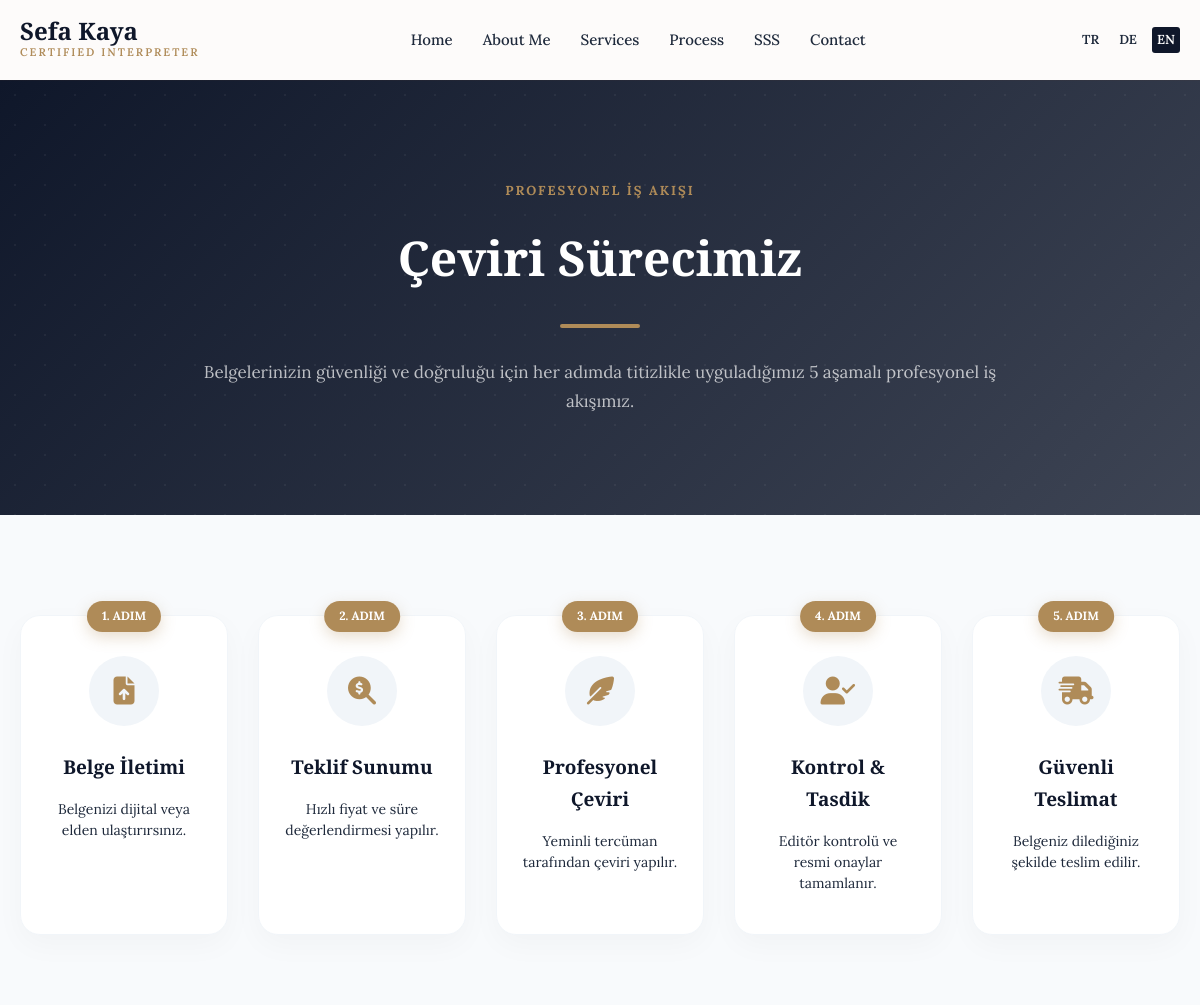
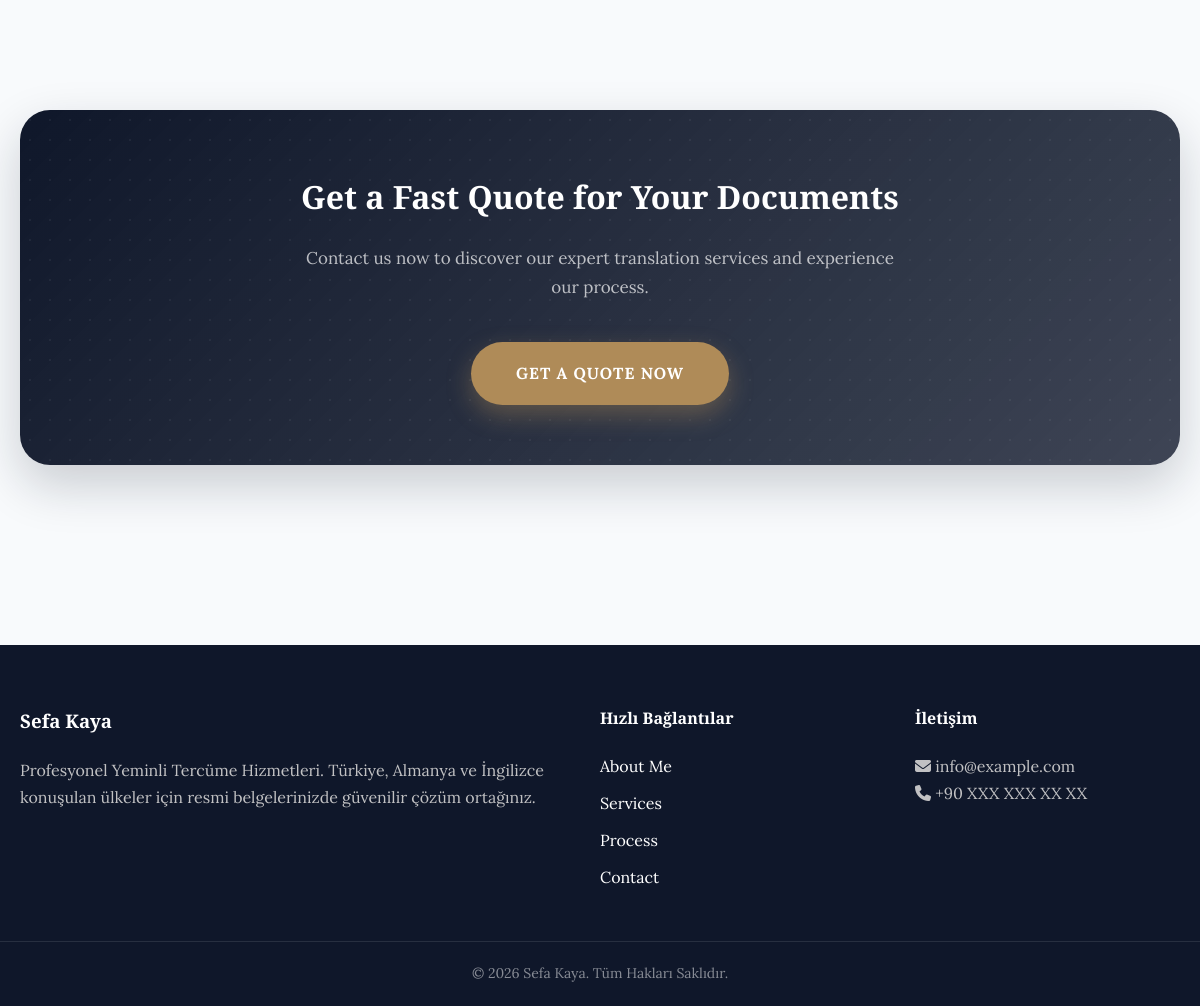
/surec.php?lang=en, run on the app's committed database (2 pictures, top to bottom).
### tables this page shows
CREATE TABLE IF NOT EXISTS languages (
    id INT AUTO_INCREMENT PRIMARY KEY,
    code VARCHAR(10) NOT NULL UNIQUE,
    name VARCHAR(50) NOT NULL,
    is_default TINYINT(1) DEFAULT 0
);

### classes/Language.php (called while the page is built, shortened)
<?php
class Language {
    private $pdo;
    private $current_lang;
    private $translations = [];
    public function __construct($pdo) {
        $this->pdo = $pdo;
        $this->initLanguage();
        $this->loadTranslations();
    }
    private function initLanguage() {
        if (isset($_GET['lang'])) {
            $lang = $_GET['lang'];
        } elseif (isset($_SESSION['lang'])) {
            $lang = $_SESSION['lang'];
        } else {
            $lang = DEFAULT_LANG;
        }
        $stmt = $this->pdo->prepare("SELECT id, code FROM languages WHERE code = ?");
        $stmt->execute([$lang]);
        $row = $stmt->fetch();
        if ($row) {
            $this->current_lang = $row['code'];
        } else {
            $stmt = $this->pdo->prepare("SELECT id, code FROM languages WHERE is_default = 1 LIMIT 1");
            $stmt->execute();
            $default = $stmt->fetch();
            $this->current_lang = $default['code'];
            $this->current_lang_id = $default['id'];
        }
    }
    private function loadTranslations() {
        $stmt = $this->pdo->prepare("
            SELECT t.key, t.value
            FROM translations t
            JOIN languages l ON t.lang_id = l.id
            WHERE l.code = ?
        ");
        $stmt->execute([$this->current_lang]);
        $rows = $stmt->fetchAll();
        foreach ($rows as $row) {
            $this->translations[$row['key']] = $row['value'];
        }
    }
    public function get($key, $default = null) {
        return $this->translations[$key] ?? ($default ?? $key);
    }
    public function getCurrentLang() {
        return $this->current_lang;
    }
}
?>

### surec.php (the view, shortened to what this page needs)
<?php include 'includes/head.php'; ?>
<main style="background: #f8fafc; padding-bottom: 80px;">
    <section class="page-header" style="background: linear-gradient(135deg, var(--primary-color) 0%, rgba(var(--primary-rgb), 0.8) 100%); padding: 100px 0; position: relative; overflow: hidden; text-align: center;">
        <div style="position: absolute; top: 0; left: 0; right: 0; bottom: 0; opacity: 0.05; background-image: radial-gradient(circle, var(--white) 1px, transparent 1px); background-size: 30px 30px;"></div>
        <div class="container" style="position: relative; z-index: 1;">
            <span style="font-size: 13px; font-weight: 700; color: var(--accent-color); text-transform: uppercase; letter-spacing: 2px; display: block; margin-bottom: 15px;"><?php echo __('process_label', 'PROFESYONEL İŞ AKIŞI'); ?></span>
            <h1 style="font-size: 48px; color: var(--white); font-weight: 800; margin-bottom: 25px;"><?php echo __('process_title', 'Çeviri Sürecimiz'); ?></h1>
            <div style="width: 80px; height: 4px; background: var(--accent-color); margin: 0 auto; border-radius: 2px;"></div>
            <p style="max-width: 800px; margin: 30px auto 0; color: rgba(255,255,255,0.7); font-size: 17px; line-height: 1.7;"><?php echo __('process_subtitle', 'Belgelerinizin güvenliği ve doğruluğu için her adımda titizlikle uyguladığımız 5 aşamalı profesyonel iş akışımız.'); ?></p>
        </div>
    </section>
    <section class="section" style="padding: 100px 0;">
        <div class="container">
            <div class="process-grid" style="
                display: grid;
                grid-template-columns: repeat(auto-fit, minmax(200px, 1fr));
                gap: 30px;
                justify-content: center;
            ">
                <?php
                $steps = [
                    [
                        'id' => 1,
                        'icon' => 'fas fa-file-upload',
                        'title' => __('process_step1_title', 'Belge İletimi'),
                        'text' => __('process_step1_text', 'Belgenizi dijital veya elden ulaştırırsınız.')
                    ],
                    [
                        'id' => 2,
                        'icon' => 'fas fa-search-dollar',
                        'title' => __('process_step2_title', 'Teklif Sunumu'),
                        'text' => __('process_step2_text', 'Hızlı fiyat ve süre değerlendirmesi yapılır.')
                    ],
                    [
                        'id' => 3,
                        'icon' => 'fas fa-feather-alt',
                        'title' => __('process_step3_title', 'Profesyonel Çeviri'),
                        'text' => __('process_step3_text', 'Yeminli tercüman tarafından çeviri yapılır.')
                    ],
                    [
                        'id' => 4,
                        'icon' => 'fas fa-user-check',
                        'title' => __('process_step4_title', 'Kontrol & Tasdik'),
                        'text' => __('process_step4_text', 'Editör kontrolü ve resmi onaylar tamamlanır.')
                    ],
                    [
                        'id' => 5,
                        'icon' => 'fas fa-shipping-fast',
                        'title' => __('process_step5_title', 'Güvenli Teslimat'),
                        'text' => __('process_step5_text', 'Belgeniz dilediğiniz şekilde teslim edilir.')
                    ]
                ];
                foreach ($steps as $index => $step):
                ?>
                <div class="process-card" style="
                    background: var(--white);
                    padding: 40px 25px;
                    border-radius: 20px;
                    box-shadow: 0 10px 30px rgba(0,0,0,0.03);
                    text-align: center;
                    border: 1px solid var(--light-gray);
                    transition: all 0.4s ease;
                    position: relative;
                    animation: fadeInUp 0.6s ease-out <?php echo $index * 0.1; ?>s both;
                ">
                    <div style="
                        position: absolute;
                        top: -15px;
                        left: 50%;
                        transform: translateX(-50%);
                        background: var(--accent-color);
                        color: var(--white);
                        padding: 5px 15px;
                        border-radius: 20px;
                        font-size: 12px;
                        font-weight: 800;
                        box-shadow: 0 5px 15px rgba(var(--accent-rgb), 0.3);
                    ">
                        <?php echo $step['id']; ?>. ADIM
                    </div>
                    <div style="
                        width: 70px;
                        height: 70px;
                        background: var(--light-gray);
                        border-radius: 50%;
                        display: flex;
                        align-items: center;
                        justify-content: center;
                        margin: 0 auto 25px;
                        color: var(--accent-color);
                        font-size: 28px;
                        transition: all 0.3s;
                    ">
                        <i class="<?php echo $step['icon']; ?>"></i>
                    </div>
                    <h4 style="font-size: 19px; color: var(--primary-color); font-weight: 700; margin-bottom: 15px;"><?php echo $step['title']; ?></h4>
                    <p style="font-size: 14px; color: var(--text-color); line-height: 1.5; margin-bottom: 0;"><?php echo $step['text']; ?></p>
                </div>
                <?php endforeach; ?>
            </div>
        </div>
    </section>
    <?php
    $cta_title = 'Belgeleriniz İçin Hemen Teklif Alın';
    $cta_desc = 'Uzman çeviri hizmetlerimizle tanışmak ve sürecimizi deneyimlemek için bizimle iletişime geçin.';
    $cta_btn_text = 'HEMEN TEKLİF İSTEYİN';
    if ($currentLang == 'en') {
        $cta_title = 'Get a Fast Quote for Your Documents';
        $cta_desc = 'Contact us now to discover our expert translation services and experience our process.';
        $cta_btn_text = 'GET A QUOTE NOW';
    } elseif ($currentLang == 'de') {
        $cta_title = 'Holen Sie sich jetzt ein Angebot für Ihre Dokumente';
        $cta_desc = 'Kontaktieren Sie uns, um unsere Experten-Übersetzungsdienste kennenzulernen.';
        $cta_btn_text = 'JETZT ANGEBOT ANFORDERN';
    } elseif ($currentLang == 'ru') {
        $cta_title = 'Получите расчет стоимости перевода ваших документов';
        $cta_desc = 'Свяжитесь с нами, чтобы узнать о наших экспертных услугах по переводу.';
        $cta_btn_text = 'ПОЛУЧИТЬ РАСЧЕТ';
    }
    ?>
    <section class="section cta-section" style="padding-bottom: 100px;">
        <div class="container">
            <div style="
                background: linear-gradient(135deg, var(--primary-color) 0%, rgba(var(--primary-rgb), 0.8) 100%);
                border-radius: 30px;
                padding: 60px 40px;
                text-align: center;
                position: relative;
                overflow: hidden;
                box-shadow: 0 20px 50px rgba(var(--primary-rgb), 0.2);
            ">
                <div style="position: absolute; top: 0; left: 0; right: 0; bottom: 0; opacity: 0.05; background-image: radial-gradient(circle, var(--white) 1px, transparent 1px); background-size: 20px 20px;"></div>
                <h2 style="color: var(--white); font-size: 32px; font-weight: 800; margin-bottom: 20px; position: relative;"><?php echo $cta_title; ?></h2>
                <p style="color: rgba(255,255,255,0.7); max-width: 600px; margin: 0 auto 40px; font-size: 17px; position: relative;"><?php echo $cta_desc; ?></p>
                <a href="iletisim.php" class="btn-premium" style="
                    display: inline-block;
                    background: var(--accent-color);
                    color: var(--white);
                    padding: 18px 45px;
                    border-radius: 50px;
                    font-weight: 700;
                    text-decoration: none;
                    text-transform: uppercase;
                    letter-spacing: 1px;
                    transition: all 0.3s;
                    box-shadow: 0 10px 25px rgba(var(--accent-rgb), 0.4);
                    position: relative;
                ">
                    <?php echo $cta_btn_text; ?>
                </a>
            </div>
        </div>
    </section>
</main>
<?php include 'includes/foot.php'; ?>

### assets/css/style.css (style rules this page uses)
:root { --max-width: 1200px; --card-shadow: 0 4px 15px rgba(0, 0, 0, 0.08); }
* { margin: 0; padding: 0; box-sizing: border-box; }
body { font-family: 'Lora', serif; color: var(--text-color); line-height: 1.7; background-color: var(--secondary-color); }
h1, h2, h3, h4, .logo .name { font-family: 'Playfair Display', serif; font-weight: 700; }
.container { max-width: var(--max-width); margin: 0 auto; padding: 0 20px; }
a { text-decoration: none; color: inherit; transition: 0.3s; }
.section { padding: 80px 0; }

### data on the page
languages: code "Get a Fast Quote for Your Documents", code "Contact us now to discover our expert translation services and experience our process.", code "GET A QUOTE NOW"

### other printed values
__('nav_title', 'Yeminli Tercüman') "CERTIFIED INTERPRETER"
__('nav_home', 'Ana Sayfa') "Home"
__('nav_about', 'Hakkımda') "About Me"
__('nav_services', 'Hizmetler') "Services"
__('nav_process', 'Çeviri Süreci') "Process"
__('nav_faq', 'SSS') "SSS"
__('nav_contact', 'İletişim') "Contact"
__('process_label', 'PROFESYONEL İŞ AKIŞI') "PROFESYONEL İŞ AKIŞI"
__('process_title', 'Çeviri Sürecimiz') "Çeviri Sürecimiz"
$step['id'] "1"
$step['title'] "Belge İletimi"
$step['text'] "Belgenizi dijital veya elden ulaştırırsınız."
$step['id'] "2"
$step['title'] "Teklif Sunumu"
$step['text'] "Hızlı fiyat ve süre değerlendirmesi yapılır."
